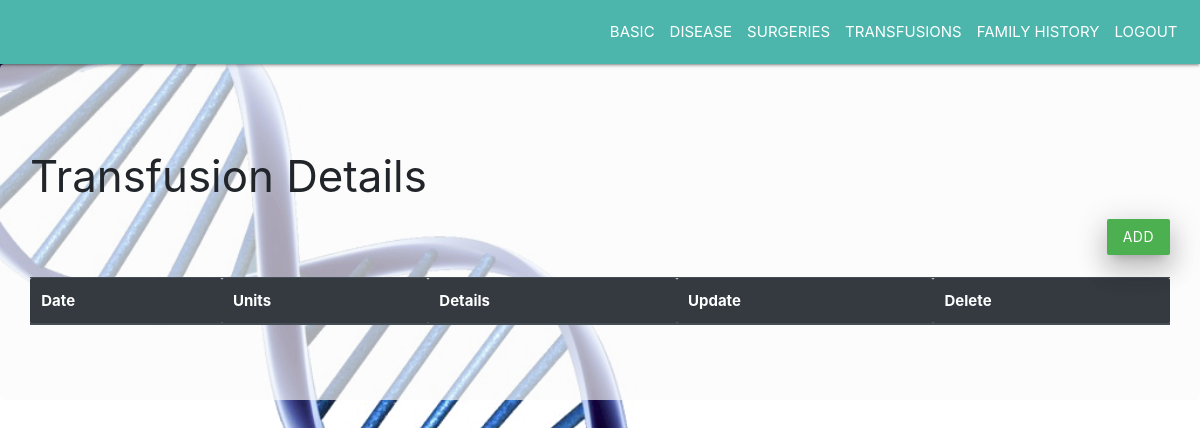
Before: /patient/transfusions/2408256975 with the older database file.
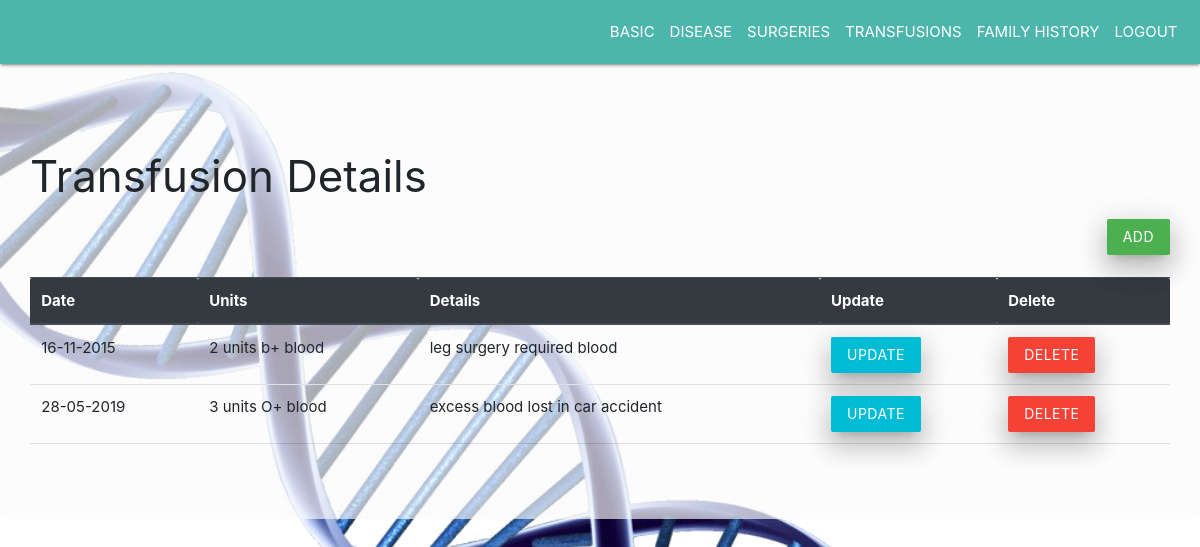
After: the same page with the newer database file.
### tables this page shows
CREATE TABLE transfusions
            (t_id integer primary key autoincrement,p_id number,date text,units number,details text,constraint fk7 foreign key(p_id) references patient(p_id) on delete cascade);

### app1.py (the view)
@app.route('/patient/transfusions/<pid>')
def patienttransfusions(pid):
    con=sql.connect('database.db')
    cur=con.cursor()
    p_id=pid
    res=cur.execute("select * from transfusions where p_id=(?)",(p_id,)).fetchall()
    return render_template('patienttransfusions.html',res=res,p_id=p_id)

### templates/patienttransfusions.html (shortened to what this page needs)
<!DOCTYPE html>
    <head>
        <link rel="stylesheet" href="https://stackpath.bootstrapcdn.com/bootstrap/4.3.1/css/bootstrap.min.css">
        <link rel="stylesheet" href="https://cdnjs.cloudflare.com/ajax/libs/materialize/1.0.0/css/materialize.min.css">
    </head>
    <body>
        <nav class="navbar navbar-expand-sm teal lighten-2 justify-content-end">
                <ul class="navbar-nav">
                    <li class="nav-item">
                    <a class="nav-link" href="{{ url_for('patientbasic',pid=p_id) }}">BASIC</a>
                    </li>
                    <li class="nav-item">
                    <a class="nav-link" href="{{ url_for('patientdiseases',pid=p_id) }}">DISEASE</a>
                    </li>
                    <li class="nav-item">
                    <a class="nav-link" href="{{ url_for('patientsurgeries',pid=p_id) }}">SURGERIES</a>
                    </li>
                    <li class="nav-item">
                    <a class="nav-link" href="{{ url_for('patienttransfusions',pid=p_id) }}">TRANSFUSIONS</a>
                    </li>
                    <li class="nav-item">
                    <a class="nav-link" href="{{ url_for('patientfamilyhistory',pid=p_id) }}">FAMILY HISTORY</a>
                    </li>
                    <li class="nav-item">
                    <a class="nav-link" href="/">LOGOUT</a>
                    </li>
            </ul>
        </nav>
        <div class="jumbotron" style="background:rgba(250, 250, 250, 0.658) ;">
            <h3>Transfusion Details</h3>
            <div class="d-flex justify-content-end"><a href="{{ url_for('addtransfusions',pid=p_id)}}" class="waves-effect waves-light green btn z-depth-4">ADD</a></div><br/>
            <table class="table">
                    <thead class="thead-dark">
                      <tr>
                        <th>Date</th>
                        <th>Units</th>
                        <th>Details</th>
                        <th>Update</th>
                        <th>Delete</th>
                      </tr>
                    </thead>
                    <tbody>
                        {% for row in res %}
                      <tr>
                        <td>{{ row[2] }}</td>
                        <td>{{ row[3] }}</td>
                        <td>{{ row[4] }}</td>
                        <td><a href="{{ url_for('updatetransfusions',pid=p_id,tid=row[0]) }}" class="waves-effect  cyan swaves-light btn z-depth-4">Update</a></td>
                        <td><a href="{{ url_for('deletetransfusions',pid=p_id,tid=row[0]) }}" class="waves-effect waves-light red btn z-depth-4">Delete</a></td>
                      </tr>
                      {% endfor %}
                    </tbody>
                  </table>
        </div>
    </body>
</html>

Changed rows visible on the page:
now on this page (row edited): transfusions: date "16-11-2015", units "2 units b+ blood", details "leg surgery required blood"
added transfusions: date "28-05-2019", units "3 units O+ blood", details "excess blood lost in car accident"
